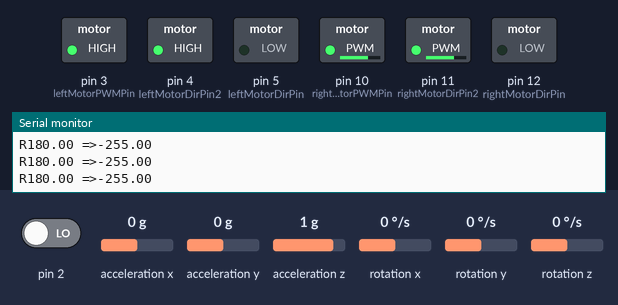
Simulated run of this sketch. Board: Arduino Uno, built with avr-gcc and run on an emulated ATmega328P. Shown: switched loads named in the sketch (green lamp = pin HIGH), the last lines printed to the serial monitor. The inputs (shaded band) are chosen by the test bench; at power-on: acceleration x 0 g, pin 2 LOW, acceleration y 0 g, acceleration z 1 g, rotation x 0 °/s, rotation y 0 °/s, rotation z 0 °/s. The sensor or clock chip raises its interrupt line as the real part does.

Above: at 1.7 s.
1.8 s: acceleration x set to -1.4 g
At 3.1 s:
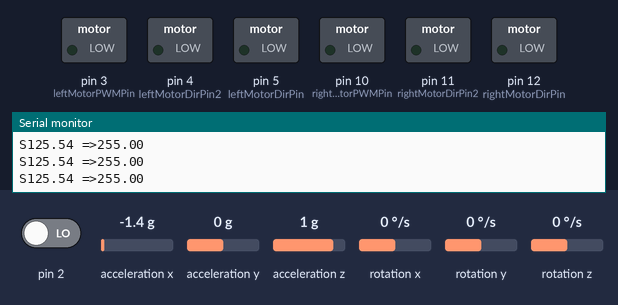
4.8 s: acceleration x set to -0.9 g
6.3 s: acceleration x set to -0.6 g
At 7.2 s:
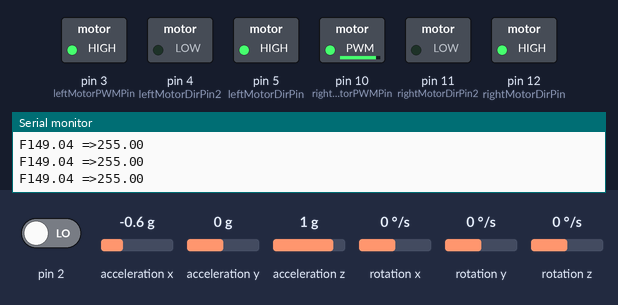
7.8 s: acceleration x set to 0 g
At 8.26 s:
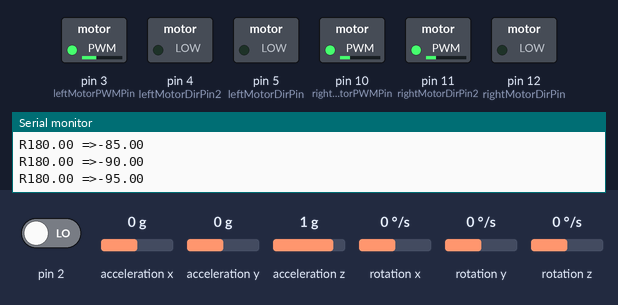
10.1 s: acceleration x set to -0.8 g
At 10.7 s:
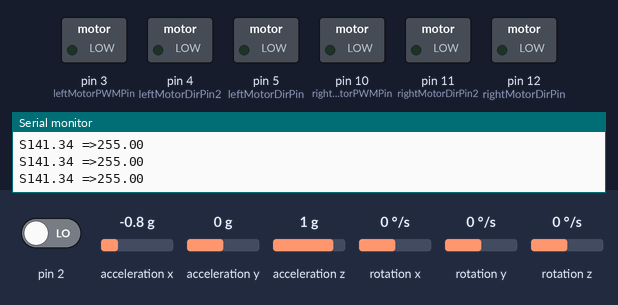
Timing chart, 0 to 12.6 s (numbered marks = the images above; inputs shaded):
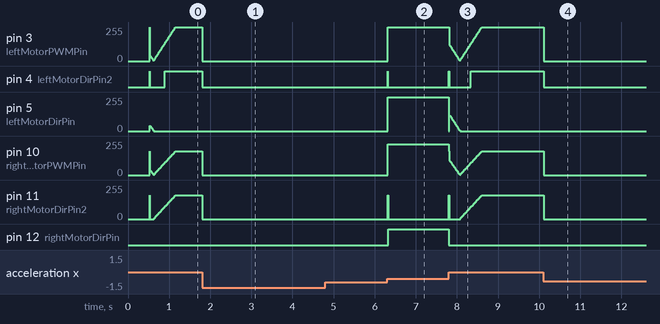

Measured:
- the behaviour switches between -0.8 and -0.7 g on acceleration x (found by bisection; images 1 and 2)
- after the input at 1.8 s, pin 3 (leftMotorPWMPin): 255/255 → 0/255 at once; pin 4 (leftMotorDirPin2): HIGH → LOW at once; pin 10 (rightMotorPWMPin), pin 11 (rightMotorDirPin2): 178/255 → 0/255 at once
- after the input at 6.3 s, pin 3 (leftMotorPWMPin), pin 5 (leftMotorDirPin): 0/255 → 255/255 at once; pin 4 (leftMotorDirPin2): LOW → HIGH at once, → LOW 0.01 s later; pin 10 (rightMotorPWMPin): 0/255 → 229/255 at once; pin 11 (rightMotorDirPin2): 0/255 → 178/255 at once, → 0/255 0.01 s later; pin 12 (rightMotorDirPin): LOW → HIGH at once
- after the input at 7.8 s, pin 4 (leftMotorDirPin2): LOW → HIGH at once, → LOW 0.01 s later, → HIGH 0.52 s later; pin 12 (rightMotorDirPin): HIGH → LOW at once
- after the input at 10.1 s, pin 3 (leftMotorPWMPin): 255/255 → 0/255 at once; pin 4 (leftMotorDirPin2): HIGH → LOW at once; pin 10 (rightMotorPWMPin), pin 11 (rightMotorDirPin2): 178/255 → 0/255 at once

The sketch:

sketch_jul18a.ino
```cpp
#include "I2Cdev.h"
#include <PID_v1.h>
#include "MPU6050_6Axis_MotionApps20.h"

MPU6050 mpu;

#define leftMotorPWMPin   3
#define leftMotorDirPin   5
#define leftMotorDirPin2  4
#define rightMotorPWMPin  10
#define rightMotorDirPin  12
#define rightMotorDirPin2  11

bool dmpReady = false;
uint8_t mpuIntStatus;
uint8_t devStatus;
uint16_t packetSize;
uint16_t fifoCount;
uint8_t fifoBuffer[64];

Quaternion q;
VectorFloat gravity;
float ypr[3];

double setpoint = 175;
//double oscilacionTime = 0.2;

double Kp = 25; //Set this first 25
double Kd = 1.8; //Set this secound 0.8/1.8/2/2.2
double Ki = 100; //Finally set this  100
/*
double Kp = 30*0.6;//25/12.6=0.6*Kp
double Kd = oscilacionTime*Kp/8;//0.8/time*Kp/8
double Ki = 2*Kp/oscilacionTime;//100/50.4 = 2*Kp/time
*/
double input, output;
PID pid(&input, &output, &setpoint, Kp, Ki, Kd, DIRECT);

volatile bool mpuInterrupt = false;

void dmpDataReady()
{
    mpuInterrupt = true;
}

void setup() {
    Serial.begin(115200);
    Serial.println(F("Initializing I2C devices..."));
    mpu.initialize();
    Serial.println(F("Testing device connections..."));
    Serial.println(mpu.testConnection() ? F("MPU6050 connection successful") : F("MPU6050 connection failed"));

    devStatus = mpu.dmpInitialize();
    mpu.setXGyroOffset(44);
    mpu.setYGyroOffset(46);
    mpu.setZGyroOffset(8);
    mpu.setZAccelOffset(1192);

    if (devStatus == 0)
    {
        Serial.println(F("Enabling DMP..."));
        mpu.setDMPEnabled(true);
        Serial.println(F("Enabling interrupt detection (Arduino external interrupt 0)..."));
        attachInterrupt(0, dmpDataReady, RISING);
        mpuIntStatus = mpu.getIntStatus();
        Serial.println(F("DMP ready! Waiting for first interrupt..."));
        dmpReady = true;
        packetSize = mpu.dmpGetFIFOPacketSize();

        pid.SetMode(AUTOMATIC);
        pid.SetSampleTime(10);
        pid.SetOutputLimits(-255, 255);
    }
    else
    {
        Serial.print(F("DMP Initialization failed (code "));
        Serial.print(devStatus);
        Serial.println(F(")"));
    }

    pinMode(leftMotorDirPin, OUTPUT);
    pinMode(leftMotorDirPin2, OUTPUT);
    pinMode(rightMotorDirPin, OUTPUT);
    pinMode(rightMotorDirPin2, OUTPUT);
    pinMode(leftMotorPWMPin, OUTPUT);
    pinMode(rightMotorPWMPin, OUTPUT);

    analogWrite(leftMotorDirPin, LOW);
    analogWrite(leftMotorDirPin2, LOW);
    analogWrite(rightMotorDirPin, LOW);
    analogWrite(rightMotorDirPin2, LOW);
    analogWrite(leftMotorPWMPin, LOW);
    analogWrite(rightMotorPWMPin, LOW);
}

void loop() {
    if (!dmpReady) return;

    if (mpuInterrupt) {
        mpuInterrupt = false;
        mpuIntStatus = mpu.getIntStatus();
        fifoCount = mpu.getFIFOCount();

        if ((mpuIntStatus & 0x10) || fifoCount == 1024)
        {
            mpu.resetFIFO();
            Serial.println(F("FIFO overflow!"));
        }
        else if (mpuIntStatus & 0x02)
        {
            while (fifoCount < packetSize) fifoCount = mpu.getFIFOCount();
            mpu.getFIFOBytes(fifoBuffer, packetSize);
            fifoCount -= packetSize;

            mpu.dmpGetQuaternion(&q, fifoBuffer);
            mpu.dmpGetGravity(&gravity, &q);
            mpu.dmpGetYawPitchRoll(ypr, &q, &gravity);

            input = ypr[1] * 180 / M_PI + 180;
        }
    }

    controlLoop(); // Call the non-blocking control loop function
}

void controlLoop() {
    pid.Compute();
    Serial.print(input); Serial.print(" =>"); Serial.println(output);

    if (input > 145 && input < 195) {
        if (output > 0)
            Forward();
        else if (output < 0)
            Reverse();
    }
    else
        Stop();
}

void Forward() {
    analogWrite(leftMotorPWMPin, output);
    analogWrite(rightMotorPWMPin, output * 0.9);
    analogWrite(leftMotorDirPin, output);
    analogWrite(leftMotorDirPin2, 0);
    analogWrite(rightMotorDirPin, output * 0.9);
    analogWrite(rightMotorDirPin2, 0);
    Serial.print("F");
}

void Reverse() {
    analogWrite(leftMotorPWMPin, output * -1);
    analogWrite(rightMotorPWMPin, (output * -1) * 0.7);
    analogWrite(leftMotorDirPin, 0);
    analogWrite(leftMotorDirPin2, output * -1);
    analogWrite(rightMotorDirPin, 0);
    analogWrite(rightMotorDirPin2, (output * -1) * 0.7);
    Serial.print("R");
}

void Stop() {
    analogWrite(leftMotorPWMPin, 0);
    analogWrite(rightMotorPWMPin, 0);
    analogWrite(leftMotorDirPin, 0);
    analogWrite(leftMotorDirPin2, 0);
    analogWrite(rightMotorDirPin, 0);
    analogWrite(rightMotorDirPin2, 0);
    Serial.print("S");
}
```
